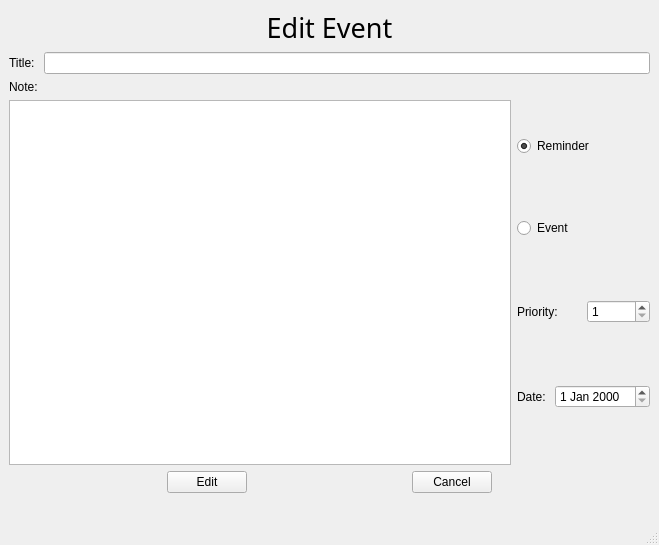
<?xml version="1.0" encoding="UTF-8"?>
<ui version="4.0">
 <class>EditEventWindow</class>
 <widget class="QMainWindow" name="EditEventWindow">
  <property name="geometry">
   <rect>
    <x>0</x>
    <y>0</y>
    <width>659</width>
    <height>545</height>
   </rect>
  </property>
  <property name="windowTitle">
   <string>MainWindow</string>
  </property>
  <widget class="QWidget" name="centralwidget">
   <layout class="QVBoxLayout" name="verticalLayout_3">
    <item>
     <widget class="QLabel" name="AddEventLabel">
      <property name="font">
       <font>
        <family>Papyrus</family>
        <pointsize>20</pointsize>
       </font>
      </property>
      <property name="text">
       <string>Edit Event</string>
      </property>
      <property name="alignment">
       <set>Qt::AlignCenter</set>
      </property>
     </widget>
    </item>
    <item>
     <layout class="QHBoxLayout" name="horizontalLayout">
      <item>
       <widget class="QLabel" name="titleLabel">
        <property name="text">
         <string>Title: </string>
        </property>
       </widget>
      </item>
      <item>
       <widget class="QLineEdit" name="titleLineEdit"/>
      </item>
     </layout>
    </item>
    <item>
     <layout class="QHBoxLayout" name="horizontalLayout_5">
      <item>
       <layout class="QVBoxLayout" name="verticalLayout_2">
        <item>
         <widget class="QLabel" name="noteLabel">
          <property name="text">
           <string>Note: </string>
          </property>
         </widget>
        </item>
        <item>
         <widget class="QTextEdit" name="noteTextEdit"/>
        </item>
       </layout>
      </item>
      <item>
       <layout class="QVBoxLayout" name="verticalLayout">
        <item>
         <widget class="QRadioButton" name="reminderRadio">
          <property name="text">
           <string>Reminder</string>
          </property>
          <property name="checked">
           <bool>true</bool>
          </property>
         </widget>
        </item>
        <item>
         <widget class="QRadioButton" name="eventRadio">
          <property name="text">
           <string>Event</string>
          </property>
         </widget>
        </item>
        <item>
         <layout class="QHBoxLayout" name="horizontalLayout_2">
          <item>
           <widget class="QLabel" name="priorityLabel">
            <property name="text">
             <string>Priority: </string>
            </property>
           </widget>
          </item>
          <item>
           <widget class="QSpinBox" name="prioritySpinBox">
            <property name="minimum">
             <number>1</number>
            </property>
            <property name="maximum">
             <number>5</number>
            </property>
           </widget>
          </item>
         </layout>
        </item>
        <item>
         <layout class="QHBoxLayout" name="horizontalLayout_3">
          <item>
           <widget class="QLabel" name="dateLabel">
            <property name="text">
             <string>Date: </string>
            </property>
           </widget>
          </item>
          <item>
           <widget class="QDateEdit" name="dateEdit"/>
          </item>
         </layout>
        </item>
       </layout>
      </item>
     </layout>
    </item>
    <item>
     <layout class="QHBoxLayout" name="horizontalLayout_4">
      <item>
       <spacer name="horizontalSpacer">
        <property name="orientation">
         <enum>Qt::Horizontal</enum>
        </property>
        <property name="sizeHint" stdset="0">
         <size>
          <width>40</width>
          <height>20</height>
         </size>
        </property>
       </spacer>
      </item>
      <item>
       <widget class="QPushButton" name="editButton">
        <property name="text">
         <string>Edit</string>
        </property>
       </widget>
      </item>
      <item>
       <spacer name="horizontalSpacer_2">
        <property name="orientation">
         <enum>Qt::Horizontal</enum>
        </property>
        <property name="sizeHint" stdset="0">
         <size>
          <width>40</width>
          <height>20</height>
         </size>
        </property>
       </spacer>
      </item>
      <item>
       <widget class="QPushButton" name="cancelButton">
        <property name="text">
         <string>Cancel</string>
        </property>
       </widget>
      </item>
      <item>
       <spacer name="horizontalSpacer_3">
        <property name="orientation">
         <enum>Qt::Horizontal</enum>
        </property>
        <property name="sizeHint" stdset="0">
         <size>
          <width>40</width>
          <height>20</height>
         </size>
        </property>
       </spacer>
      </item>
     </layout>
    </item>
    <item>
     <widget class="QLabel" name="errorLabel">
      <property name="font">
       <font>
        <pointsize>10</pointsize>
       </font>
      </property>
      <property name="text">
       <string/>
      </property>
     </widget>
    </item>
   </layout>
  </widget>
  <widget class="QMenuBar" name="menubar">
   <property name="geometry">
    <rect>
     <x>0</x>
     <y>0</y>
     <width>659</width>
     <height>21</height>
    </rect>
   </property>
  </widget>
  <widget class="QStatusBar" name="statusbar"/>
 </widget>
 <resources/>
 <connections/>
</ui>
